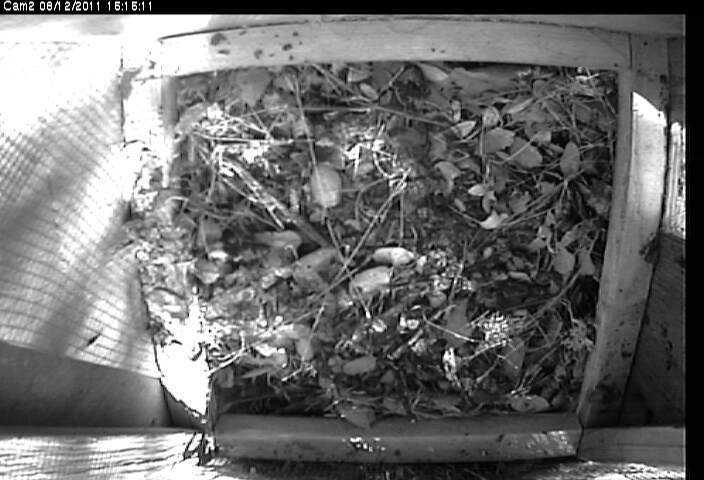
//> input picture ex/shadow1.jpg, 704 x 480 px
$ ./boo ../ex/shadow1.jpg   (built with g++ and OpenCV 4)
//> lines starting //> are read from the running program, lines starting //| are printed output that depends on the picture; after the words box and inside, x2 and y2 are one past the last pixel; in counts of white or black regions, pixels touching at a corner belong together
#include "opencv2/imgproc/imgproc.hpp"
#include "opencv2/highgui/highgui.hpp"
#include "highgui.h"
#include <iostream>
#include <cstdio>

using namespace std;


#define min(x,y) ( x < y ? x : y )
#define max(x,y) ( x > y ? x : y )
#define UNASSIGNED -1
#define MAXCOMPS 1024

class ConnectedComponents
{

public:

  ConnectedComponents( const cv::Mat& );
  ~ConnectedComponents();

  /* Write labeled image to file */
  void write( const char *fn );

  /* Label image and emit a reference to it */
  cv::Mat &labeled();

  /* Debugging display */
  void disp() const;

  struct component_t;

  /* Disjoint-set data structure and cc matrix cell */
  struct label_t {

    label_t() {
      label = UNASSIGNED;
      parent = NULL;
      component = NULL;
    }

    uchar pixel;
    int   label;
    label_t *parent;
    component_t *component;
  };

  struct component_t {

    component_t() {
      label = NULL;
      volume = 0;
      centroid_x = centroid_y = 0;
    }

    label_t *label;
    int volume;
    int centroid_x, centroid_y;
    int bbox [4];
  };

  /* Component accessors */
  component_t &operator[] (int);
  const component_t &operator[] (int) const;
  int size() const;

private:

  /* Disjoint-set methods */
  void      _union (label_t &a, label_t &b);
  label_t & _find (label_t &a) const;

  /* Connected component analysis */
  int getneighbors(label_t* neighbors [], int i, int j);
  void ccomp();

  label_t     *labels;
  component_t *components;
  int rows, cols, components_ct;

  cv::Mat img;

}; // class ConnectedComponents


ConnectedComponents::ConnectedComponents( const cv::Mat &anImage )
{
  CV_Assert(anImage.depth() == CV_8U);  // accept only uchar images
  CV_Assert(anImage.channels() == 1);   // just one channel

  img = anImage.clone();
  rows = img.rows;
  cols = img.cols;
  components_ct = 0;

  labels = new label_t [rows * cols];
  components = new component_t [MAXCOMPS];

  int nrows = img.rows;
  int ncols = img.cols;

  if (img.isContinuous())
  {
    ncols *= nrows;
    nrows = 1;
  }

  // populate label matrix
  int i, j, ct, label = 0;
  uchar* p;
  for (i = 0; i < nrows; ++i)
  {
    label_t &q = labels[i * cols + j];
    p = img.ptr<uchar>(i);
    for (j = 0; j < ncols; ++j)
    {
      labels[i * cols + j].pixel = p[j];
    }
  }

  // perform connected component analysis
  ccomp();

} // constr

ConnectedComponents::~ConnectedComponents()
{
  delete [] labels;
  delete [] components;
} // destr

/* Component accessors */
ConnectedComponents::component_t &ConnectedComponents::operator[] (int i)
{
  assert(i >= 0 && i < components_ct);
  return components[i];
} // operator[]

const ConnectedComponents::component_t &ConnectedComponents::operator[] (int i) const
{
  assert(i >= 0 && i < components_ct);
  return components[i];
} // operator[] const

int ConnectedComponents::size() const
{
  return components_ct;
} // site()

void ConnectedComponents::disp() const
{
  int i,j;
  // print
  for (i = 0; i < rows; i++)
  {
    for (j = 0; j < cols; j++)
    {
      //printf("(%-1d,%-3d):", labels[i * cols +j].x, labels[i * cols + j].y);
      if (labels[i * cols +j].label != UNASSIGNED)
        printf("%2d  ", labels[i * cols + j].label);
      else
        printf(" -  ");
    }
    printf("\n");
  }

  for (i = 0; i < components_ct; i++)
    printf("%d (%d, %d) vol=%d bbox=[%d, %d, %d, %d]\n", components[i].label->label,
        components[i].centroid_x, components[i].centroid_y, components[i].volume,
        components[i].bbox[0], components[i].bbox[1],
        components[i].bbox[2], components[i].bbox[3] );
} // disp()


cv::Mat& ConnectedComponents::labeled()
{
  int nrows = rows;
  int ncols = cols;

  if (img.isContinuous())
  {
    ncols *= nrows;
    nrows = 1;
  }
  int i, j, ct, label = 0;

  uchar* p;
  for (i = 0; i < nrows; ++i)
  {
    label_t &q = labels[i * cols + j];
    p = img.ptr<uchar>(i);
    for (j = 0; j < ncols; ++j)
    {
      p[j] = (labels[i * cols + j].pixel * 10) % 255; /* FIXME */
    }
  }
  return img;
} // labeled()

void ConnectedComponents::write( const char *fn )
{
  cv::imwrite( fn, labeled() );
} // write()


void ConnectedComponents::ccomp()
{
  int i, j, ct, label = 0;
  label_t *neighbors [8];

  // first pass label
  for (i = 0; i < rows; i++)
  {
    for (j = 0; j < cols; j++)
    {
      label_t &q = labels[i * cols + j];
      if (q.pixel > 0)
      {
        ct = getneighbors(neighbors, i, j);
        switch(ct)
        {
          case 0:
            q.label = label++;                // root
            break;

          default:
            label_t *min = neighbors[0];
            for (int k = 1; k < ct; k++)
            {
              if (neighbors[k]->label < min->label)
                min = neighbors[k];
            }
            q.label  = min->label;             // sibling of min label
            q.parent = min->parent;

            for (int k = 0; k < ct; k++)       // neighbors are in the same group
              _union(q, *neighbors[k]);

        }
      }
    }
  }

  // second pass relabel and calculate blob features
  for (i = 0; i < rows; i++)
  {
    for (j = 0; j < cols; j++)
    {
      label_t &q = labels[i * cols + j];
      if (q.pixel > 0)
      {
        label_t &p = _find( q );
        if (!p.component) {
          assert(components_ct < MAXCOMPS);
          p.component = &components[components_ct++];
          p.component->bbox[0] = cols-1;
          p.component->bbox[1] = 0;
          p.component->bbox[2] = rows-1;
          p.component->bbox[3] = 0;
          p.component->label = &p;
        }
        component_t &c = *p.component;
        c.volume ++;
        c.bbox[0] = min(c.bbox[0], j);
        c.bbox[1] = max(c.bbox[1], j);
        c.bbox[2] = min(c.bbox[2], i);
        c.bbox[3] = max(c.bbox[3], i);
        c.centroid_x += i;
        c.centroid_y += j;
        q.label = p.label;
        q.pixel = p.label % 255; /* FIXME */
      }
    }
  }

  // centroid calculation
  for (i = 0; i < components_ct; i++) {
    components[i].centroid_x /= components[i].volume;
    components[i].centroid_y /= components[i].volume;
  }

} // ccomp()


void ConnectedComponents::_union (label_t &a, label_t &b)
{

  /* TODO This be done in O(1) if we maintain the rank of each node in the tree.
   * Here we must traverse to the root for each union operation. */

  label_t *A = a.parent, *B = b.parent, *prev;
  int rankA = 0, rankB = 0;

  prev = &a;
  while (A) {
    prev = A;
    A = A->parent;
    rankA ++;
  }
  A = prev;

  prev = &b;
  while (B) {
    prev = B;
    B = B->parent;
    rankB ++;
  }
  B = prev;

  if (A != B)
  {
    if (rankA < rankB)
      A->parent = B;

    else
      B->parent = A;
  }
} // _union()

ConnectedComponents::label_t &ConnectedComponents::_find (label_t &a) const
{
  label_t *A = a.parent, *prev;
  prev = &a;
  while (A) {
    prev = A;
    A = A->parent;
  }
  A = prev;
  return *A;
} // _find()

int ConnectedComponents::getneighbors(label_t* neighbors [], int i, int j)
{
  int ct = 0;

  //printf("(%d, %d) ", i, j);
  for (int x = max(0, i-1); x <= min(i+1, rows-1); x++)
  {
    for (int y = max(0, j-1); y <= min(j+1, cols-1); y++)
    {
      if (labels[x * cols + y].label != UNASSIGNED) {
        //cout << labels[x * cols + y].label << ' ';
        neighbors[ct++] = &labels[x * cols + y];
      }
    }
  }
  //cout << endl;

  return ct;
} // getneighbors()


int main(int argc, const char **argv) {

  if (argc != 2) {
    cerr << "usage: detect image.jpg\n";
    return 1;
  }

  cv::Mat img, thresh;

  img = cv::imread( argv[1], CV_LOAD_IMAGE_GRAYSCALE );
//> img is the input picture: 480 rows x 704 cols, CV_8UC1; min 0, max 255, mean 110.1
  cv::threshold(img, thresh, 100, 255, CV_THRESH_BINARY); /* Threshold value doesn't matter */
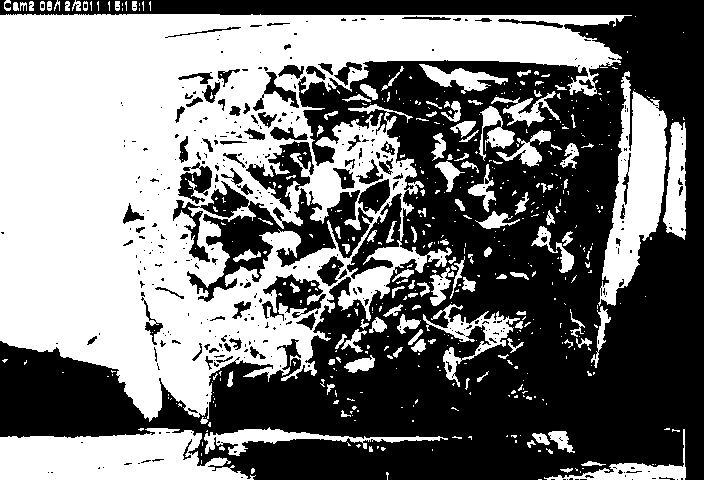
//> thresh: 480 rows x 704 cols, CV_8UC1; 47.3% white; 520 white regions (400 under 20 px), largest, box (x1, y1, x2, y2) and area: (0, 14, 632, 424) 120931, (0, 428, 256, 480) 9591, (598, 71, 667, 306) 7850

  ConnectedComponents blobs( thresh );
//> the loop in ccomp, `for (i = 0; i < rows; i++)` made 480 passes
//> (ct, label) on passes 1 to 3: (0, 3), (0, 19), (2, 23)
//> after the loop in ccomp, `for (i = 0; i < rows; i++)`: ct = 3; neighbors = 8 items; label = 1351
//> the loop in ccomp, `for (i = 0; i < rows; i++)` made 480 passes
//> components_ct on passes 1 to 3: 3, 16, 18
//> after the loop in ccomp, `for (i = 0; i < rows; i++)`: components_ct = 520
  for (int i = 0; i < blobs.size(); i++) {
    ConnectedComponents::component_t &blob = blobs[i];
    printf("%d (%d, %d) vol=%d bbox=[%d, %d, %d, %d]\n", blob.label->label,
        blob.centroid_x, blob.centroid_y, blob.volume,
        blob.bbox[0], blob.bbox[1],
        blob.bbox[2], blob.bbox[3] );
  }
//> this loop made 520 passes
//| 0 (5, 6) vol=43 bbox=[4, 10, 0, 10]
//| 1 (4, 56) vol=30 bbox=[54, 59, 0, 10]
//| 8 (5, 76) vol=59 bbox=[72, 80, 0, 10]
//| 3 (5, 30) vol=42 bbox=[29, 33, 1, 10]
//| 4 (5, 42) vol=34 bbox=[40, 44, 1, 10]
//| 5 (5, 49) vol=43 bbox=[47, 51, 1, 10]
//| 7 (5, 66) vol=42 bbox=[65, 69, 1, 10]
//| 9 (5, 85) vol=33 bbox=[83, 87, 1, 10]
//> (output is shown up to pass 8 of 520)
  blobs.write( "test.jpg" );
//> after the loop in labeled, `for (i = 0; i < nrows; ++i)`:
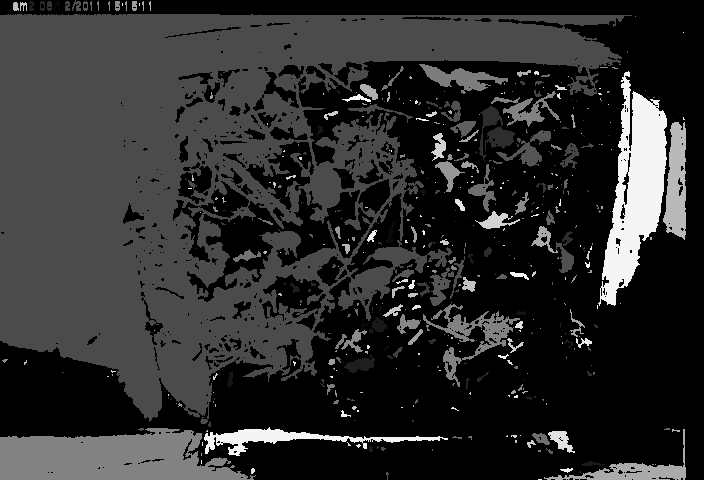
//> img: 480 rows x 704 cols, CV_8UC1; min 0, max 250, mean 45


  // [6 lines of commented-out code are left out]

  return 0;

}

$ run again, on ex/tracking.jpg
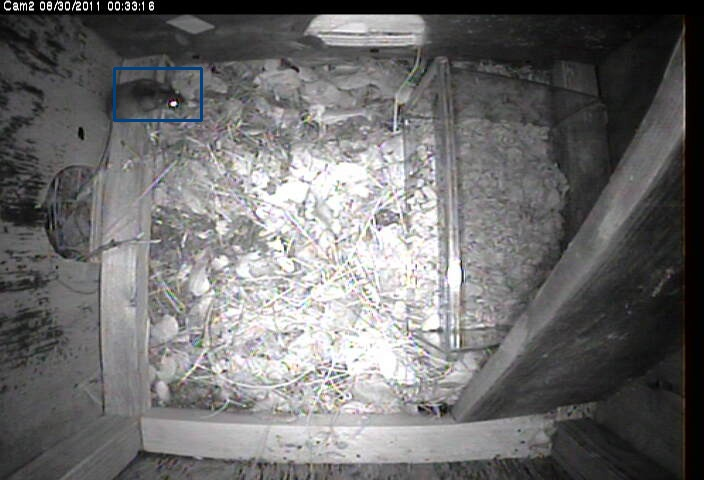
//> input picture ex/tracking.jpg, 704 x 480 px
//> `cv::threshold(img, thresh, 100, 255, CV_THRESH_BINARY); /* Threshold v..`:
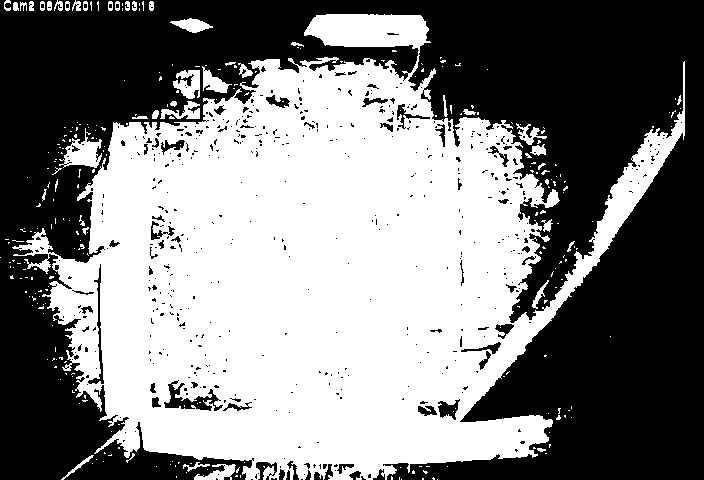
//> thresh: 480 rows x 704 cols, CV_8UC1; 50.1% white; 507 black regions (447 under 20 px), largest, box (x1, y1, x2, y2) and area: (0, 0, 704, 480) 162252, (164, 380, 223, 411) 648, (88, 264, 104, 384) 345
//> the loop in ccomp, `for (i = 0; i < rows; i++)` made 480 passes
//> (ct, label) on passes 1 to 3: (0, 3), (1, 18), (2, 22)
//> after the loop in ccomp, `for (i = 0; i < rows; i++)`: ct = 0; neighbors = 8 items; label = 762
//> the loop in ccomp, `for (i = 0; i < rows; i++)` made 480 passes
//> components_ct on passes 1 to 3: 3, 16, 18
//> after the loop in ccomp, `for (i = 0; i < rows; i++)`: components_ct = 294
//> the loop `for (int i = 0; i < blobs.size(); i++)` made 294 passes
//| 0 (5, 6) vol=43 bbox=[4, 10, 0, 10]
//| 6 (5, 58) vol=56 bbox=[54, 62, 0, 10]
//| 8 (5, 76) vol=59 bbox=[72, 80, 0, 10]
//| 3 (5, 30) vol=42 bbox=[29, 33, 1, 10]
//| 4 (5, 42) vol=34 bbox=[40, 44, 1, 10]
//> (output is shown up to pass 5 of 294)
//> after the loop in labeled, `for (i = 0; i < nrows; ++i)`:
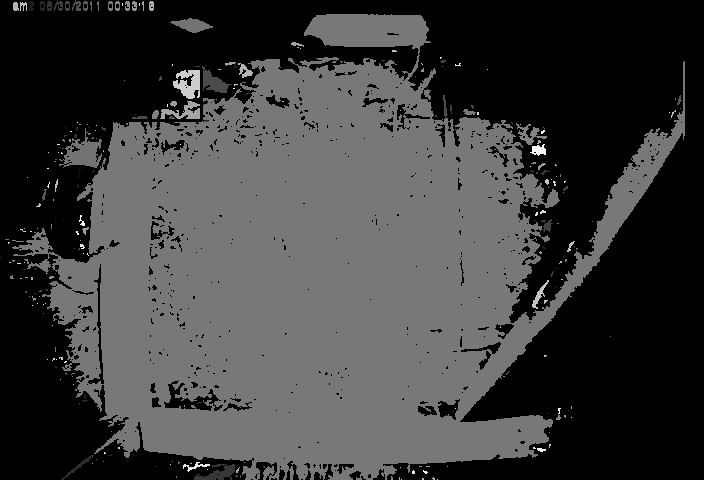
//> img: 480 rows x 704 cols, CV_8UC1; min 0, max 250, mean 60.2
